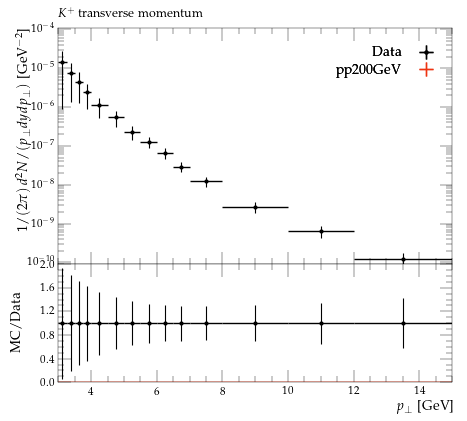

Recreate this plot in Python.
#! /usr/bin/env python3

# This Python script was auto-generated using YODA v2.1.0.
# Analysis object: /STAR_2012_I930463/d01-x01-y03
# Timestamp: 07-10-2025 (18:42:21)

import matplotlib as mpl
import matplotlib.pyplot as plt
mpl.use('Agg') # comment out for interactive use
import os
import numpy as np
from numpy import nan, inf

plotDir = os.path.split(os.path.realpath(__file__))[0]
if 'YODA_USER_PLOT_PATH' in globals():
    plot_outdir = globals()['YODA_USER_PLOT_PATH']
else:
    plot_outdir = plotDir

#plot style
plt.style.use(os.path.join(plotDir, '../default.mplstyle'))
# plot metadata
figW, figH = plt.rcParams['figure.figsize']
ax_xLabel = r'$p_\perp$ [GeV]'
ax_yLabel = r'$1/(2\pi) \, d^2N/(p_\perp dy dp_\perp)$ [GeV$^{-2}$]'
ax_title  = r'$K^+$ transverse momentum'
ax_xScale = 'linear'
ax_yScale = 'log'
xLims = (3.0, 15.0)
yLims = (9e-11, 0.00011000000000000002)

# TeX-friendly labels for the legend
labels = {
    'legend' : ([ r"Data", r"pp200GeV" ], r""),
}

# Adjust canvas width and height
canvasW = 10.0
canvasH = 9.0
figW *= canvasW/10.
figH *= canvasH/9.

# Create figure and axis objects
fig, (ax, ratio0_ax) = plt.subplots(2, 1, sharex=True,
                  figsize=(figW,figH), gridspec_kw={'height_ratios': (6.0, 3.0)})

# Set figure margins
plt.subplots_adjust(
    left   = 1.0 * plt.rcParams['figure.subplot.left'],
    right  = 1.0 * plt.rcParams['figure.subplot.right'],
    top    = 1.0 * plt.rcParams['figure.subplot.top'],
    bottom = 1.0 * plt.rcParams['figure.subplot.bottom'])

ratio0_ax.yaxis.set_major_locator(mpl.ticker.MultipleLocator(0.4))
ratio0_ax.set_ylim(0.0, 2.0)
ratio0_ax.set_ylabel('MC/Data')

# the numerical data is stored in a separate file
dataf = dict()
prefix = os.path.split(__file__)[0]
if prefix:    prefix = prefix + '/'
exec(open(prefix+'d01-x01-y03__data.py').read(), dataf)


legend_handles = dict() # keep track of handles for the legend

# style options for curves
# starts at zorder>=5 to draw curve on top of legend
styles = {
  'Data': {
    'color' : 'black',
    'linestyle' : '-',
    'linewidth' : 1,
    'marker' : 'o',
    'markersize' : 2,
    'capsize' : 0.0,
    'zorder' : 5,
    'histstyle' : 0,
    'drawstyle' : 'steps-pre',
    'xerrorbars' : 1,
    'yerrorbars' : 1,
    'fillcolor' : None,
    'fillopacity' : 1.0,
    'ratio0_linestyle' : '-',
    'ratio0_linewidth' : 1,
    'ratio0_marker' : 'o',
    'ratio0_markersize' : 2,
    'ratio0_capsize' : 0.0,
    'ratio0_zorder' : 5,
    'ratio0_histstyle' : 0,
    'ratio0_drawstyle' : 'steps-pre',
    'ratio0_xerrorbars' : 1,
    'ratio0_yerrorbars' : 1,
  },
  'pp200GeV.yoda': {
    'color' : '#EE3311',
    'linestyle' : '-',
    'linewidth' : 1,
    'marker' : 'none',
    'markersize' : 2,
    'capsize' : 0.0,
    'zorder' : 6,
    'histstyle' : 1,
    'drawstyle' : 'steps-pre',
    'xerrorbars' : 1,
    'yerrorbars' : 1,
    'fillcolor' : None,
    'fillopacity' : 1.0,
    'ratio0_linestyle' : '-',
    'ratio0_linewidth' : 1,
    'ratio0_marker' : 'none',
    'ratio0_markersize' : 2,
    'ratio0_capsize' : 0.0,
    'ratio0_zorder' : 6,
    'ratio0_histstyle' : 1,
    'ratio0_drawstyle' : 'steps-pre',
    'ratio0_xerrorbars' : 1,
    'ratio0_yerrorbars' : 1,
  },
}

# curve from input yoda files in main panel
for label, yvals in dataf['yvals'].items():
    if all(np.isnan(v) for v in dataf['yvals'][label]):
        continue
    tmp = None
    if styles[label]['histstyle']: # draw as histogram
        xpos = dataf['xedges'][label] if styles[label]['drawstyle'] else dataf['xpoints'][label]
        ypos = np.insert(yvals, 0, yvals[0]) if styles[label]['drawstyle'] else yvals
        if styles[label]['fillcolor']: # fill area below curve
            ax.fill_between(xpos, ypos, step='pre',
                            color=styles[label]['fillcolor'],
                            alpha=styles[label]['fillopacity'])
        tmp, = ax.plot(xpos, ypos,
                       color=styles[label]['color'],
                       linestyle=styles[label]['linestyle'],
                       linewidth=styles[label]['linewidth'],
                       drawstyle=styles[label]['drawstyle'], solid_joinstyle='miter',
                       zorder=styles[label]['zorder'], label=label)
    tmp = ax.errorbar(dataf['xpoints'][label], yvals,
                      xerr=np.array(dataf['xerrs'][label])*styles[label]['xerrorbars'],
                      yerr=np.array(dataf['yerrs'][label])*styles[label]['yerrorbars'],
                      fmt=styles[label]['marker'], capsize=styles[label]['capsize'],
                      markersize=styles[label]['markersize'],
                      ecolor=styles[label]['color'],
                      color=styles[label]['color'], zorder=styles[label]['zorder'])
    tmp[-1][0].set_linestyle(styles[label]['linestyle'])
    tmp[-1][0].set_linewidth(styles[label]['linewidth'])
    if label in dataf['add_legend_handle']:  legend_handles[label] = tmp
    for varLabel in dataf['variation_yvals'].keys():
        if varLabel.startswith(label):
            tmp, = ax.plot(dataf['xedges'][label], dataf['variation_yvals'][varLabel],
                           color=styles[label]['color'],
                           linestyle=styles[label]['linestyle'],
                           linewidth=styles[label]['linewidth'],
                           drawstyle='steps-pre', solid_joinstyle='miter',
                           zorder=styles[label]['zorder'], alpha=0.5)


# plots on ratio panel
# curve from input yoda files in ratio panel
for label, yvals in dataf['ratio0_yvals'].items():
    if all(np.isnan(v) for v in yvals):
        continue
    if styles[label]['ratio0_histstyle']: # plot as histogram
        xpos = dataf['xedges']['Data'] if styles[label]['ratio0_drawstyle'] else dataf['xpoints']['Data']
        ypos = np.insert(yvals, 0, yvals[0]) if styles[label]['ratio0_drawstyle'] else yvals
        ratio0_ax.plot(xpos, ypos,
                       color=styles[label]['color'],
                       linewidth=styles[label]['linewidth'],
                       linestyle=styles[label]['ratio0_linestyle'],
                       drawstyle=styles[label]['ratio0_drawstyle'], zorder=styles[label]['zorder'],
                       solid_joinstyle='miter')
    tmp = ratio0_ax.errorbar(dataf['xpoints']['Data'], yvals,
                             xerr=np.array(dataf['ref_xerrs'])*styles[label]['ratio0_xerrorbars'],
                             yerr=np.array(dataf['ratio0_yerrs'][label])*styles[label]['ratio0_yerrorbars'],
                             fmt=styles[label]['ratio0_marker'], capsize=styles[label]['ratio0_capsize'],
                             markersize=styles[label]['ratio0_markersize'],
                             ecolor=styles[label]['color'],
                             color=styles[label]['color'])
    tmp[-1][0].set_linestyle(styles[label]['ratio0_linestyle'])
    tmp[-1][0].set_linewidth(styles[label]['ratio0_linewidth'])

    for varlabel in dataf['ratio0_variation_vals'].keys():
        if varlabel.startswith(label):
            ratio0_ax.plot(dataf['xedges']['Data'],
                            dataf['ratio0_variation_vals'][varlabel],
                            color=styles[label]['color'],
                            linestyle=styles[label]['linestyle'],
                            linewidth=styles[label]['linewidth'],
                            drawstyle='steps-pre', solid_joinstyle='miter',
                            zorder=1, alpha=0.5)

legend_items = list(legend_handles.values())
ax.add_artist(ax.legend(legend_items,
                        labels['legend'][0],
                        title=labels['legend'][1],
                        alignment='right',
                        loc='upper right',
                        bbox_to_anchor=(1.0, 0.97),markerfirst=False))

# set plot metadata as defined above
ratio0_ax.set_xlabel(ax_xLabel)
ratio0_ax.xaxis.set_label_coords(1., -0.15)
ax.set_ylabel(ax_yLabel, ha='right', va='top')
ax.yaxis.set_label_coords(-0.11, 1.0)
ax.set_title(ax_title, loc='left')
ax.set_xscale(ax_xScale)
ax.set_yscale(ax_yScale)
ax.set_xlim(xLims)
ax.set_ylim(yLims)

# tick formatting
plt.rcParams['xtick.top'] = True
plt.rcParams['ytick.right'] = True
ax.yaxis.set_major_locator(mpl.ticker.LogLocator(base=10.0, numticks=np.inf))
ax.yaxis.set_minor_locator(mpl.ticker.LogLocator(
                           base=10.0, subs=np.arange(0.1, 1, 0.1), numticks=np.inf))
fig.align_ylabels((ax, ratio0_ax))
plt.savefig(os.path.join(plot_outdir, 'd01-x01-y03.pdf'), format='PDF')
plt.savefig(os.path.join(plot_outdir, 'd01-x01-y03.png'), format='PNG')

plt.close(fig)
